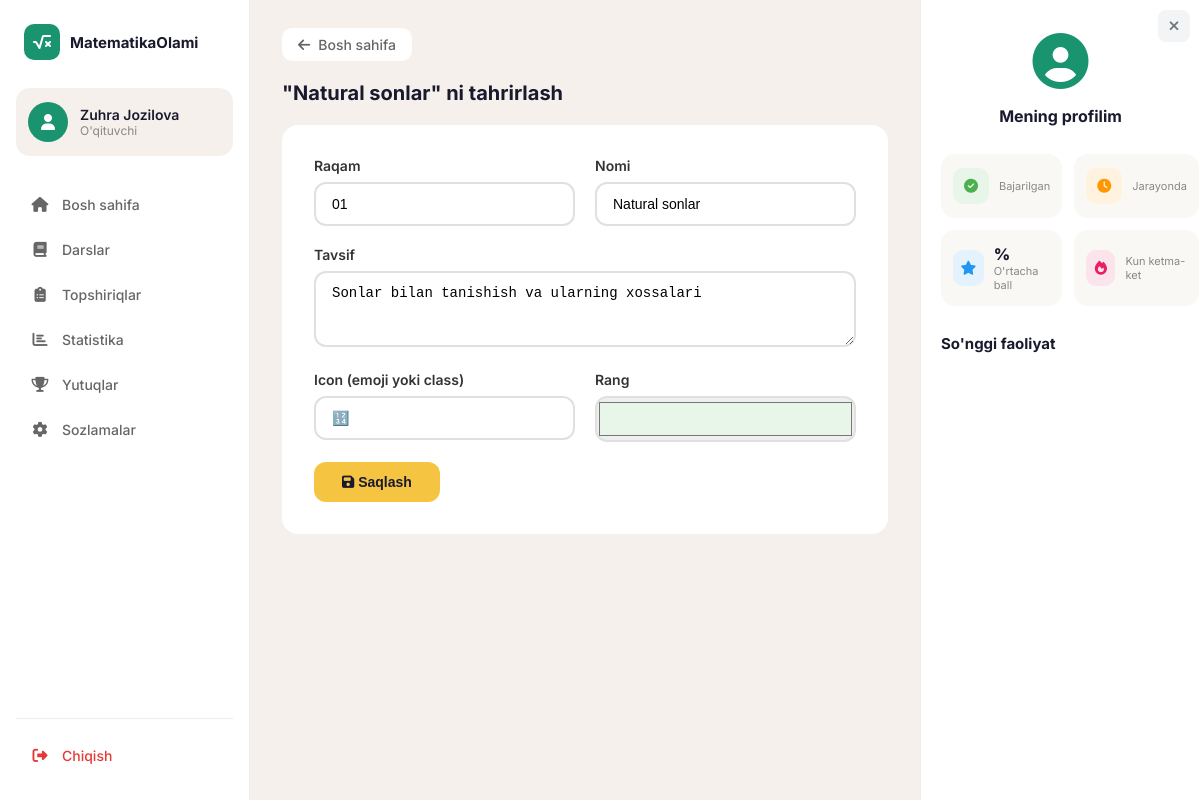
Page /oqituvchi/mavzu/10/tahrirlash/ (signed in) on the committed database.
### apps/models.py (models this page shows, shortened)
class Mavzu(models.Model):
    raqam = models.CharField(max_length=10)
    nomi = models.CharField(max_length=200)
    tavsif = models.TextField()
    rang = models.CharField(max_length=20, default='#e8f5e9')
    icon = models.CharField(max_length=50)
    tartib = models.PositiveIntegerField(default=0)
    class Meta:
        ordering = ['tartib']
        verbose_name = 'Mavzu'
        verbose_name_plural = 'Mavzular'

### apps/views.py (the view, shortened to what this page needs)
# urls.py: path('oqituvchi/mavzu/<int:pk>/tahrirlash/', views.oqituvchi_mavzu_tahrirlash, name='oqituvchi_mavzu_tahrirlash'),
@oqituvchi_talab
def oqituvchi_mavzu_tahrirlash(request, pk):
    obj = get_object_or_404(Mavzu, pk=pk)
    return render(request, 'oqituvchi/mavzu_forma.html', {
        'sarlavha': f'"{obj.nomi}" ni tahrirlash',
        'obj': obj,
    })

### apps/views.py (called while the page is built)
def oqituvchi_talab(view_func):
    @wraps(view_func)
    def wrapper(request, *args, **kwargs):
        if not request.user.is_authenticated:
            return redirect('kirish')
        if not hasattr(request.user, 'profil') or request.user.profil.rol != 'oqituvchi':
            messages.error(request, "Bu sahifaga faqat o'qituvchilar kira oladi.")
            return redirect('bosh_sahifa')
        return view_func(request, *args, **kwargs)
    return wrapper

### templates/oqituvchi/mavzu_forma.html (shortened to what this page needs)
{% extends 'base.html' %}
{% block content %}
<div class="detail-nav">
    <a href="{% url 'bosh_sahifa' %}" class="detail-back-btn">
        <i class="fas fa-arrow-left"></i> Bosh sahifa
    </a>
</div>
<h1 class="section-title">{{ sarlavha }}</h1>
<div style="background: #fff; border-radius: 16px; padding: 32px;">
    <form method="post">
        <div style="display: grid; grid-template-columns: 1fr 1fr; gap: 20px; margin-bottom: 20px;">
            <div>
                <label style="display: block; font-size: 14px; font-weight: 600; margin-bottom: 8px; color: #333;">Raqam</label>
                <input type="text" name="raqam" value="{{ obj.raqam|default:'' }}" required
                    style="width: 100%; padding: 12px 16px; border: 2px solid #e0e0e0; border-radius: 12px; font-size: 14px; outline: none;">
            </div>
            <div>
                <label style="display: block; font-size: 14px; font-weight: 600; margin-bottom: 8px; color: #333;">Nomi</label>
                <input type="text" name="nomi" value="{{ obj.nomi|default:'' }}" required
                    style="width: 100%; padding: 12px 16px; border: 2px solid #e0e0e0; border-radius: 12px; font-size: 14px; outline: none;">
            </div>
        </div>
        <div style="margin-bottom: 20px;">
            <label style="display: block; font-size: 14px; font-weight: 600; margin-bottom: 8px; color: #333;">Tavsif</label>
            <textarea name="tavsif" rows="3" required
                style="width: 100%; padding: 12px 16px; border: 2px solid #e0e0e0; border-radius: 12px; font-size: 14px; outline: none; resize: vertical;">{{ obj.tavsif|default:'' }}</textarea>
        </div>
        <div style="display: grid; grid-template-columns: 1fr 1fr; gap: 20px; margin-bottom: 20px;">
            <div>
                <label style="display: block; font-size: 14px; font-weight: 600; margin-bottom: 8px; color: #333;">Icon (emoji yoki class)</label>
                <input type="text" name="icon" value="{{ obj.icon|default:'' }}" required
                    style="width: 100%; padding: 12px 16px; border: 2px solid #e0e0e0; border-radius: 12px; font-size: 14px; outline: none;">
            </div>
            <div>
                <label style="display: block; font-size: 14px; font-weight: 600; margin-bottom: 8px; color: #333;">Rang</label>
                <input type="color" name="rang" value="{{ obj.rang|default:'#e8f5e9' }}"
                    style="width: 100%; height: 46px; border: 2px solid #e0e0e0; border-radius: 12px; outline: none; cursor: pointer;">
            </div>
        </div>
        <button type="submit" class="btn-primary" style="border: none; cursor: pointer;">
            <i class="fas fa-save"></i> Saqlash
        </button>
    </form>
</div>
{% endblock %}

### templates/base.html (shortened to what this page needs)
{% load static %}
<!DOCTYPE html>
<html lang="uz">
<head>
    <link rel="stylesheet" href="{% static 'css/style.css' %}">
    <link rel="stylesheet" href="https://cdnjs.cloudflare.com/ajax/libs/font-awesome/6.5.0/css/all.min.css">
</head>
<body>
    <div class="layout">
        <aside class="sidebar">
            <div class="sidebar-logo">
                <div class="logo-icon">
                    <i class="fas fa-square-root-variable"></i>
                </div>
                <span class="logo-text">MatematikaOlami</span>
            </div>
            <div class="user-card">
                <div class="user-avatar">
                    <i class="fas fa-user"></i>
                </div>
                <div class="user-info">
                    {% if user.is_authenticated %}
                    <span class="user-name">{{ user.first_name }} {{ user.last_name }}</span>
                    <span class="user-role">{% if user.profil.rol == 'oqituvchi' %}O'qituvchi{% else %}O'quvchi{% endif %}</span>
                    {% else %}
                    <span class="user-name">Mehmon</span>
                    <span class="user-role">Kirish kerak</span>
                    {% endif %}
                </div>
            </div>
            <nav class="sidebar-nav">
                <a href="{% url 'bosh_sahifa' %}" class="nav-item {% if request.resolver_match.url_name == 'bosh_sahifa' %}active{% endif %}">
                    <i class="fas fa-home"></i>
                    <span>Bosh sahifa</span>
                </a>
                <a href="{% url 'darslar' %}" class="nav-item {% if request.resolver_match.url_name == 'darslar' %}active{% endif %}">
                    <i class="fas fa-book"></i>
                    <span>Darslar</span>
                </a>
                <a href="{% url 'topshiriqlar' %}" class="nav-item {% if request.resolver_match.url_name == 'topshiriqlar' %}active{% endif %}">
                    <i class="fas fa-clipboard-list"></i>
                    <span>Topshiriqlar</span>
                </a>
                <a href="{% url 'statistika' %}" class="nav-item {% if request.resolver_match.url_name == 'statistika' %}active{% endif %}">
                    <i class="fas fa-chart-bar"></i>
                    <span>Statistika</span>
                </a>
                <a href="{% url 'yutuqlar' %}" class="nav-item {% if request.resolver_match.url_name == 'yutuqlar' %}active{% endif %}">
                    <i class="fas fa-trophy"></i>
                    <span>Yutuqlar</span>
                </a>
                <a href="{% url 'sozlamalar' %}" class="nav-item {% if request.resolver_match.url_name == 'sozlamalar' %}active{% endif %}">
                    <i class="fas fa-cog"></i>
                    <span>Sozlamalar</span>
                </a>
            </nav>
            <div class="user-actions">
                {% if user.is_authenticated %}
                <a href="{% url 'chiqish' %}" class="nav-item nav-item-logout">
                    <i class="fas fa-sign-out-alt"></i>
                    <span>Chiqish</span>
                </a>
                {% else %}
                <a href="{% url 'kirish' %}" class="nav-item">
                    <i class="fas fa-sign-in-alt"></i>
                    <span>Kirish</span>
                </a>
                {% endif %}
            </div>
        </aside>
        <main class="main-content">
            {% block content %}{% endblock %}
        </main>
        <aside class="right-sidebar" id="rightSidebar">
            <button id="rightSidebarClose" class="right-sidebar-close-btn" title="Yopish" aria-label="Yopish">
                <i class="fas fa-times"></i>
            </button>
            <div class="profile-section">
                <div class="profile-avatar">
                    <i class="fas fa-user-circle"></i>
                </div>
                <h3>Mening profilim</h3>
            </div>
            {% block right_sidebar %}
            <div class="stats-grid">
                <div class="stat-item">
                    <div class="stat-icon" style="background: #e8f5e9; color: #4caf50;">
                        <i class="fas fa-check-circle"></i>
                    </div>
                    <div class="stat-info">
                        <span class="stat-label">Bajarilgan</span>
                    </div>
                </div>
                <div class="stat-item">
                    <div class="stat-icon" style="background: #fff3e0; color: #ff9800;">
                        <i class="fas fa-clock"></i>
                    </div>
                    <div class="stat-info">
                        <span class="stat-label">Jarayonda</span>
                    </div>
                </div>
                <div class="stat-item">
                    <div class="stat-icon" style="background: #e3f2fd; color: #2196f3;">
                        <i class="fas fa-star"></i>
                    </div>
                    <div class="stat-info">
                        <span class="stat-value">{{ stat.ortacha_ball_foiz }}%</span>
                        <span class="stat-label">O'rtacha ball</span>
                    </div>
                </div>
                <div class="stat-item">
                    <div class="stat-icon" style="background: #fce4ec; color: #e91e63;">
                        <i class="fas fa-fire"></i>
                    </div>
                    <div class="stat-info">
                        <span class="stat-label">Kun ketma-ket</span>
                    </div>
                </div>
            </div>
            <div class="recent-activity">
                <h4>{% block activity_title %}So'nggi faoliyat{% endblock %}</h4>
            </div>
            {% endblock %}
        </aside>
    </div>
</body>
</html>

### static/css/style.css (style rules this page uses)
* { margin: 0; padding: 0; box-sizing: border-box; }
body { font-family: 'Inter', sans-serif; background: #f5f0eb; color: #333; }
.layout { display: grid; grid-template-columns: 250px 1fr 280px; height: 100vh; gap: 0; }
.sidebar { background: #fff; padding: 24px 16px; border-right: 1px solid #eee; display: flex; flex-direction: column; }
.sidebar-logo { display: flex; align-items: center; gap: 10px; padding: 0 8px; margin-bottom: 28px; }
.logo-icon { width: 36px; height: 36px; background: #1a936f; border-radius: 10px; display: flex; align-items: center; justify-content: center; color: #fff; font-size: 16px; }
.logo-text { font-weight: 700; font-size: 15px; color: #1a1a2e; }
.user-card { display: flex; align-items: center; gap: 12px; padding: 14px 12px; background: #f5f0eb; border-radius: 14px; margin-bottom: 28px; }
.user-avatar { width: 40px; height: 40px; background: #1a936f; border-radius: 50%; display: flex; align-items: center; justify-content: center; color: #fff; font-size: 16px; }
.user-info { display: flex; flex-direction: column; }
.user-name { font-weight: 600; font-size: 14px; color: #1a1a2e; }
.user-role { font-size: 12px; color: #888; }
.sidebar-nav { display: flex; flex-direction: column; gap: 4px; }
.nav-item { display: flex; align-items: center; gap: 12px; padding: 12px 14px; border-radius: 12px; text-decoration: none; color: #666; font-size: 14px; font-weight: 500; transition: all 0.2s; }
.nav-item i { width: 20px; text-align: center; font-size: 15px; }
.main-content { padding: 28px 32px; overflow-y: auto; }
.btn-primary { display: inline-block; background: #f5c542; color: #1a1a2e; padding: 12px 28px; border-radius: 12px; text-decoration: none; font-weight: 700; font-size: 14px; transition: all 0.2s; }
.section-title { font-size: 20px; font-weight: 700; color: #1a1a2e; margin-bottom: 20px; }
.right-sidebar { background: #fff; padding: 28px 20px; border-left: 1px solid #eee; position: relative; overflow-y: auto; }
.right-sidebar-close-btn { position: absolute; top: 10px; right: 10px; width: 32px; height: 32px; border: none; background: #f3f4f6; color: #6b7280; border-radius: 8px; cursor: pointer; display: flex; align-items: center; justify-content: center; font-size: 14px; transition: all 0.15s ease; z-index: 5; }
.profile-section { text-align: center; margin-bottom: 28px; }
.profile-avatar { font-size: 56px; color: #1a936f; margin-bottom: 10px; }
.profile-section h3 { font-size: 16px; font-weight: 700; color: #1a1a2e; }
.stats-grid { display: grid; grid-template-columns: 1fr 1fr; gap: 12px; margin-bottom: 28px; }
.stat-item { display: flex; align-items: center; gap: 10px; padding: 14px 12px; background: #faf8f5; border-radius: 14px; }
.stat-icon { width: 36px; height: 36px; border-radius: 10px; display: flex; align-items: center; justify-content: center; font-size: 14px; }
.stat-info { display: flex; flex-direction: column; }
.stat-value { font-size: 16px; font-weight: 800; color: #1a1a2e; }
.stat-label { font-size: 11px; color: #888; }
.recent-activity h4 { font-size: 15px; font-weight: 700; color: #1a1a2e; margin-bottom: 16px; }
.user-actions { margin-top: auto; padding-top: 16px; border-top: 1px solid #f0ebe5; }
.nav-item-logout { color: #e53935 !important; }
@media (min-width: 1200px) { .layout { grid-template-columns: 250px 1fr 280px; } }
.detail-nav { display: flex; justify-content: space-between; align-items: center; margin-bottom: 20px; }
.detail-back-btn { display: inline-flex; align-items: center; gap: 8px; color: #666; text-decoration: none; font-size: 14px; font-weight: 500; padding: 8px 16px; border-radius: 10px; background: #fff; transition: all 0.2s; }

### rows in the picture
Mavzu: raqam "01", nomi "Natural sonlar", tavsif "Sonlar bilan tanishish va ularning xossalari", icon "🔢", rang "#e8f5e9"

### other values in the picture
{{ user.first_name }} "Zuhra"
{{ user.last_name }} "Jozilova"
{{ sarlavha }} "\"Natural sonlar\" ni tahrirlash"
